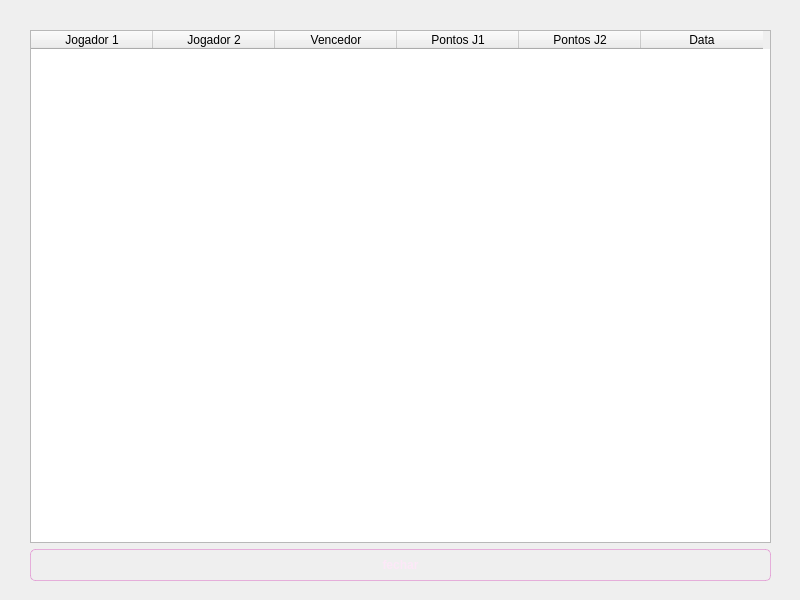
<?xml version="1.0" encoding="UTF-8"?>
<ui version="4.0">
 <class>Placar</class>
 <widget class="QDialog" name="Placar">
  <property name="geometry">
   <rect>
    <x>0</x>
    <y>0</y>
    <width>800</width>
    <height>600</height>
   </rect>
  </property>
  <property name="windowTitle">
   <string>Placar</string>
  </property>
  <property name="styleSheet">
   <string notr="true">background: qlineargradient(
    x1:0, y1:0, x2:0, y2:1,
    stop:0   #1a0a2e,
    stop:0.5 #0d0d22,
    stop:1   #0a1a2e
);</string>
  </property>
  <widget class="QWidget" name="layoutWidget">
   <property name="geometry">
    <rect>
     <x>30</x>
     <y>30</y>
     <width>741</width>
     <height>551</height>
    </rect>
   </property>
   <layout class="QVBoxLayout" name="verticalLayout">
    <item>
     <widget class="QTableWidget" name="tabelaPlacar">
      <attribute name="horizontalHeaderDefaultSectionSize">
       <number>122</number>
      </attribute>
      <column>
       <property name="text">
        <string>Jogador 1</string>
       </property>
      </column>
      <column>
       <property name="text">
        <string>Jogador 2</string>
       </property>
      </column>
      <column>
       <property name="text">
        <string>Vencedor</string>
       </property>
      </column>
      <column>
       <property name="text">
        <string>Pontos J1</string>
       </property>
      </column>
      <column>
       <property name="text">
        <string>Pontos J2</string>
       </property>
      </column>
      <column>
       <property name="text">
        <string>Data</string>
       </property>
      </column>
     </widget>
    </item>
    <item>
     <widget class="QPushButton" name="fecharButton">
      <property name="styleSheet">
       <string notr="true">QPushButton {
    border-radius: 5px;
    font-size: 12px;
    font-weight: bold;
    padding: 8px 20px;
    background: qlineargradient(
        x1:0, y1:0, x2:1, y2:0,
        stop:0 rgba(155, 55, 135, 220),
        stop:1 rgba(205, 90, 170, 220)
    );
    border: 1px solid rgba(220, 120, 200, 140);
    color: #fde8f8;
}
QPushButton:hover {
    background: qlineargradient(
        x1:0, y1:0, x2:1, y2:0,
        stop:0 rgba(175, 70, 155, 255),
        stop:1 rgba(225, 110, 190, 255)
    );
    border-color: rgba(240, 150, 220, 200);
}
QPushButton:pressed {
    background: rgba(130, 45, 115, 240);
}</string>
      </property>
      <property name="text">
       <string>fechar</string>
      </property>
     </widget>
    </item>
   </layout>
  </widget>
 </widget>
 <resources/>
 <connections/>
</ui>
